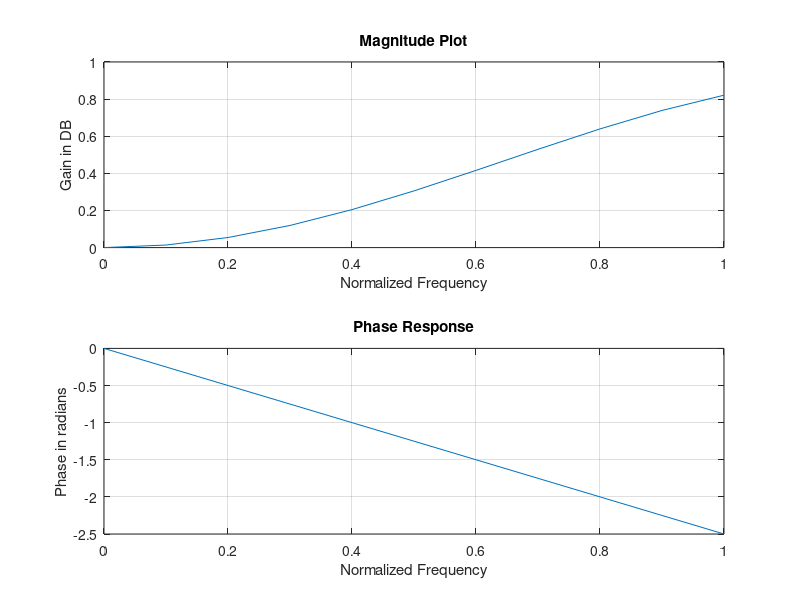

This chart was generated by the following MATLAB code:

% SK. tanzir Mehedi Shawon
% IT-14012
% Department of ICT, MBSTU

%w(n)= 0.50-.5cos(2*pi*n/N-1), 0<=n<=N-1

clc;
clear all;
close all;

N=input('Input the length of the filter: ');
cutt_of_frequency = input('Input the cut off frequency: ') ;  % pi/3

range=cutt_of_frequency/(2*pi);

Window = rectwin(N+1); % hamming computes a length N+1 window and returns the first N points.
filter = fir1(N,range,Window); % Window-based FIR filter design , designs a lowpass, highpass, bandpass, bandstop, or multiband 

normalized_frequency = 0:0.1:1;
[x,y] = freqz(filter,1,normalized_frequency); %Frequency response of filter, freqz returns the frequency response based on the current filter coefficients
gain_db = 20*log10(abs(x));   
phase_radians = angle(x);

subplot(2,1,1);
plot(normalized_frequency,gain_db);
ylabel('Gain in DB');
xlabel('Normalized Frequency');
title('Magnitude Plot');
grid on;

subplot(2,1,2);
plot(normalized_frequency,phase_radians);
ylabel('Phase in radians');
xlabel('Normalized Frequency');
title('Phase Response');
grid on;






